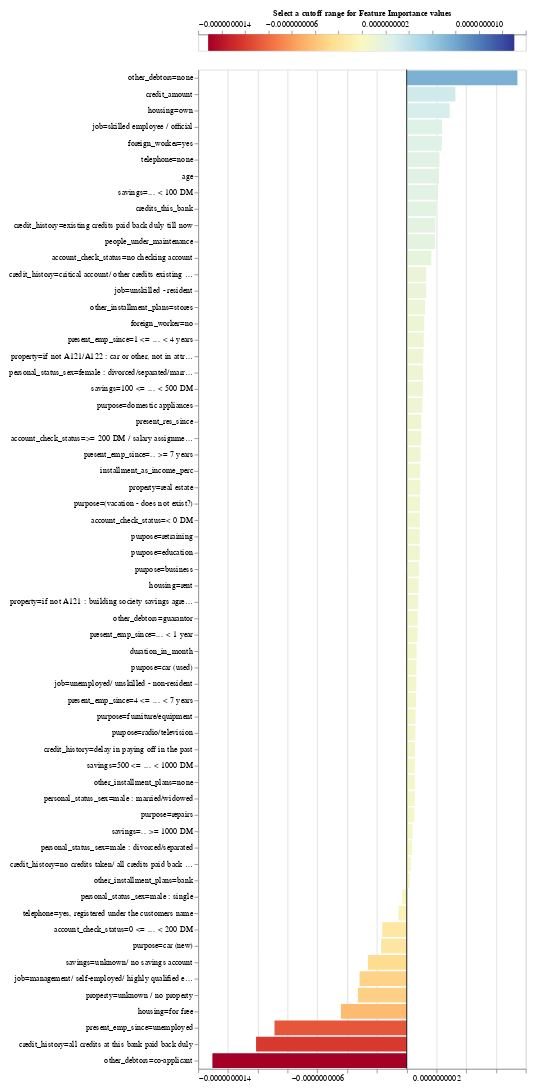

Notebook code cell kept with this figure:
### Code cell
lime_exp.plot_features_importance()

### Figure 1 — Vega-Lite specification as saved in the notebook (floating-point values rounded to 4 significant figures; data arrays with more than 128 entries replaced by an {"elided": "..."} marker saying what was removed)
{"config": {"view": {"continuousWidth": 400, "continuousHeight": 300}, "axis": {"labelFontSize": 10, "labelLimit": 225.0}}, "vconcat": [{"layer": [{"data": {"name": "data-ce582a2c277beead1759820d7cd3f420"}, "mark": {"type": "rule", "strokeWidth": 3}, "encoding": {"color": {"type": "quantitative", "field": "xValue", "legend": null, "scale": {"domain": [-1.305e-09, 1.305e-09], "domainMid": 0, "scheme": "redyellowblue"}}, "x": {"type": "quantitative", "axis": {"orient": "top", "titleFontSize": 10}, "field": "xValue", "title": "Select a cutoff range for Feature Importance values "}}}, {"data": {"name": "data-c7bc3ae69e1253e8223f70a11d04b99d"}, "mark": {"type": "rect", "color": "black", "height": 20, "opacity": 0.4, "tooltip": true}, "encoding": {"x": {"type": "quantitative", "field": "x_min"}, "x2": {"field": "x_max"}, "y": {"type": "quantitative", "axis": null, "field": "y"}}, "selection": {"Cutter": {"type": "single", "fields": ["cutoff"], "bind": {"input": "range", "max": 1.305e-09, "min": 0, "name": "Importance cutoff value (±) ", "step": 2.609e-11}, "init": {"cutoff": 0.0}}}, "transform": [{"calculate": "(-Cutter.cutoff)", "as": "x_min"}, {"calculate": "Cutter.cutoff", "as": "x_max"}]}], "height": 20}, {"layer": [{"data": {"name": "data-88db20dec88e237822ea09b14e3327a7"}, "mark": "bar", "encoding": {"color": {"type": "quantitative", "field": "value", "legend": null, "scale": {"domain": [-1.305e-09, 1.305e-09], "domainMid": 0, "scheme": "blueorange"}}, "tooltip": [{"type": "nominal", "field": "name", "title": "Feature"}, {"type": "quantitative", "field": "value", "title": "Importance"}], "x": {"type": "quantitative", "field": "value", "title": null}, "y": {"type": "nominal", "field": "name", "sort": {"field": "value", "op": "mean", "order": "descending"}, "title": null}}, "selection": {"Cutter": {"type": "single", "fields": ["cutoff"], "bind": {"input": "range", "max": 1.305e-09, "min": 0, "name": "Importance cutoff value (±) ", "step": 2.609e-11}, "init": {"cutoff": 0.0}}}, "transform": [{"filter": "((datum.value > Cutter.cutoff) || (datum.value < (-Cutter.cutoff)))"}]}, {"data": {"name": "data-9c00aa9dc2b1c1a0b4bf9b34ead12925"}, "mark": "rule", "encoding": {"x": {"type": "quantitative", "field": "x"}}}]}], "padding": 10, "$schema": "https://vega.github.io/schema/vega-lite/v4.8.1.json", "datasets": {"data-ce582a2c277beead1759820d7cd3f420": {"elided": "200 records"}, "data-c7bc3ae69e1253e8223f70a11d04b99d": [{"y": 0, "x": -0.5, "x2": 0.5}], "data-88db20dec88e237822ea09b14e3327a7": [{"name": "other_debtors=co-applicant", "value": -1.305e-09}, {"name": "credit_history=all credits at this bank paid back duly", "value": -1.011e-09}, {"name": "present_emp_since=unemployed", "value": -8.876e-10}, {"name": "other_debtors=none", "value": 7.438e-10}, {"name": "housing=for free", "value": -4.416e-10}, {"name": "property=unknown / no property", "value": -3.276e-10}, {"name": "credit_amount", "value": 3.271e-10}, {"name": "job=management/ self-employed/ highly qualified employee/ officer", "value": -3.164e-10}, {"name": "housing=own", "value": 2.89e-10}, {"name": "savings=unknown/ no savings account", "value": -2.604e-10}, {"name": "job=skilled employee / official", "value": 2.381e-10}, {"name": "foreign_worker=yes", "value": 2.365e-10}, {"name": "telephone=none", "value": 2.205e-10}, {"name": "age", "value": 2.172e-10}, {"name": "savings=... < 100 DM", "value": 2.112e-10}, {"name": "credits_this_bank", "value": 2e-10}, {"name": "credit_history=existing credits paid back duly till now", "value": 1.924e-10}, {"name": "people_under_maintenance", "value": 1.902e-10}, {"name": "purpose=car (new)", "value": -1.71e-10}, {"name": "account_check_status=no checking account", "value": 1.658e-10}, {"name": "account_check_status=0 <= ... < 200 DM", "value": -1.64e-10}, {"name": "credit_history=critical account/ other credits existing (not at this bank)", "value": 1.317e-10}, {"name": "job=unskilled - resident", "value": 1.308e-10}, {"name": "other_installment_plans=stores", "value": 1.235e-10}, {"name": "foreign_worker=no", "value": 1.183e-10}, {"name": "present_emp_since=1 <= ... < 4 years", "value": 1.148e-10}, {"name": "property=if not A121/A122 : car or other, not in attribute 6", "value": 1.122e-10}, {"name": "personal_status_sex=female : divorced/separated/married", "value": 1.1e-10}, {"name": "savings=100 <= ... < 500 DM", "value": 1.098e-10}, {"name": "purpose=domestic appliances", "value": 1.057e-10}, {"name": "present_res_since", "value": 9.869e-11}, {"name": "account_check_status=>= 200 DM / salary assignments for at least 1 year", "value": 9.722e-11}, {"name": "present_emp_since=.. >= 7 years", "value": 9.327e-11}, {"name": "installment_as_income_perc", "value": 9.192e-11}, {"name": "property=real estate", "value": 9.18e-11}, {"name": "purpose=(vacation - does not exist?)", "value": 8.975e-11}, {"name": "account_check_status=< 0 DM", "value": 8.848e-11}, {"name": "purpose=retraining", "value": 8.809e-11}, {"name": "purpose=education", "value": 8.804e-11}, {"name": "purpose=business", "value": 8.331e-11}, {"name": "housing=rent", "value": 7.975e-11}, {"name": "property=if not A121 : building society savings agreement/ life insurance", "value": 7.827e-11}, {"name": "other_debtors=guarantor", "value": 7.386e-11}, {"name": "present_emp_since=... < 1 year ", "value": 7.338e-11}, {"name": "duration_in_month", "value": 6.69e-11}, {"name": "purpose=car (used)", "value": 6.583e-11}, {"name": "job=unemployed/ unskilled - non-resident", "value": 6.474e-11}, {"name": "present_emp_since=4 <= ... < 7 years", "value": 6.23e-11}, {"name": "purpose=furniture/equipment", "value": 5.975e-11}, {"name": "purpose=radio/television", "value": 5.91e-11}, {"name": "credit_history=delay in paying off in the past", "value": 5.621e-11}, {"name": "savings=500 <= ... < 1000 DM ", "value": 5.583e-11}, {"name": "other_installment_plans=none", "value": 5.501e-11}, {"name": "personal_status_sex=male : married/widowed", "value": 5.5e-11}, {"name": "telephone=yes, registered under the customers name ", "value": -5.495e-11}, {"name": "purpose=repairs", "value": 5.218e-11}, {"name": "savings=.. >= 1000 DM ", "value": 4.056e-11}, {"name": "personal_status_sex=male : divorced/separated", "value": 3.627e-11}, {"name": "personal_status_sex=male : single", "value": -2.986e-11}, {"name": "credit_history=no credits taken/ all credits paid back duly", "value": 2.813e-11}, {"name": "other_installment_plans=bank", "value": 1.955e-11}], "data-9c00aa9dc2b1c1a0b4bf9b34ead12925": [{"x": 0}]}}
